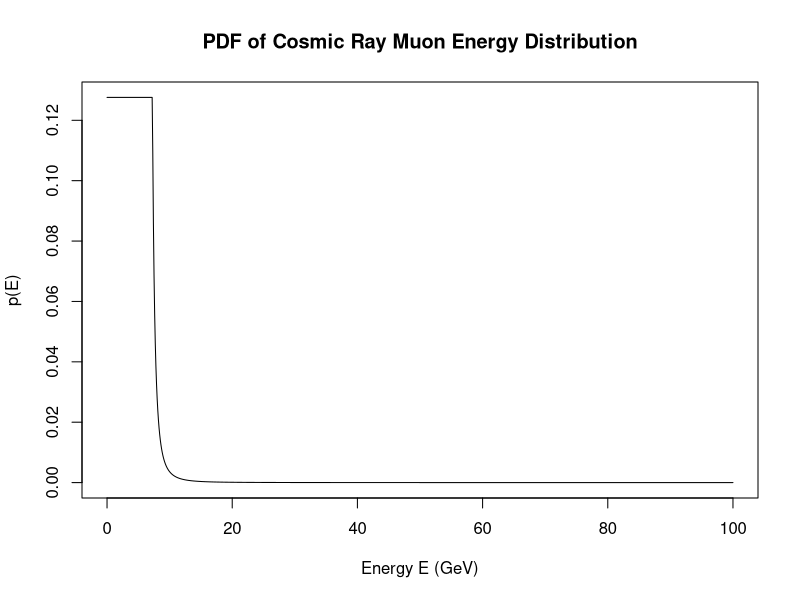
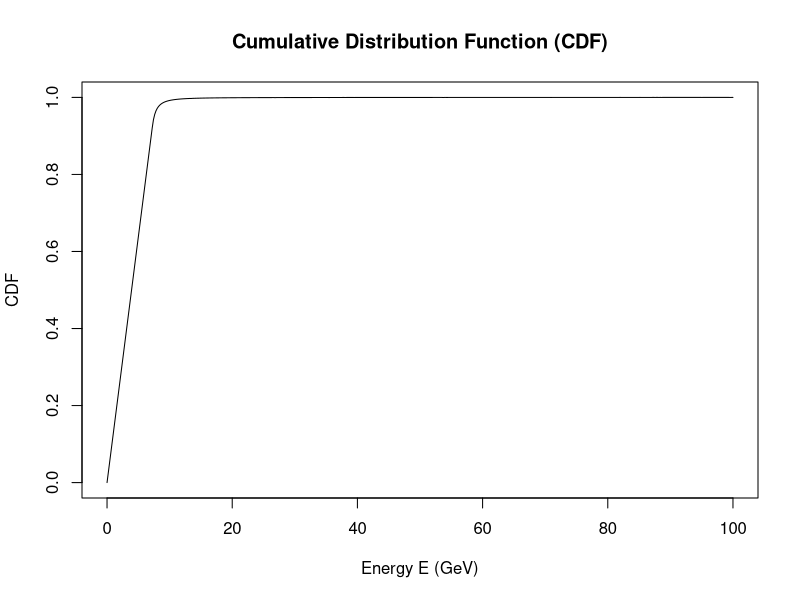
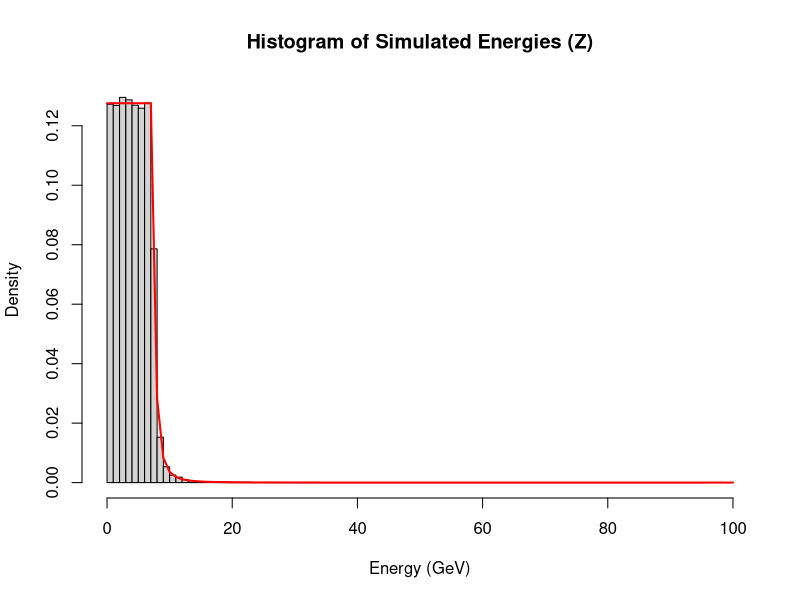

Write R code to recreate these figures, in order.
# Part a
E0 <- 7.25
gamma <- 2.7

f1 <- function(E) rep(1, length(E))
f2 <- function(E) (E - E0 + 1)^(-gamma)
int1 <- integrate(f1, lower = 0, upper = E0)$value
int2 <- integrate(f2 , lower=E0, upper=Inf)$value

total_area <- int1 + int2

N <- 1/total_area

cat("Normalization constant N =", N, "\n")

# Part b
p_E <- function(E) {ifelse (E < E0, N, N * (E - E0 + 1)^(-gamma))}

curve(p_E, from=0, to=100, n=1000, ylab = "p(E)", xlab = "Energy E (GeV)", main = "PDF of Cosmic Ray Muon Energy Distribution")

# Part c
cdf_E <- function(E) {
  sapply(E, function(x) integrate(p_E, lower = 0, upper=x)$value)
}
E_vals <- seq(0, 100, length.out=500)

cdf_vals <- cdf_E(E_vals)

plot(E_vals, cdf_vals, type = "l",xlab = "Energy E (GeV)", ylab = "CDF", main = "Cumulative Distribution Function (CDF)")

# Part d
mean_integrand <- function(E) {
  E * ifelse(E < E0, N, N * (E - E0 + 1)^(-gamma))
}
mean_val <- integrate(mean_integrand, lower= 0, upper= Inf)$value

cat("Mean energy (expected value) =", mean_val, "GeV\n")

# Part e
set.seed(42)
sample_size <- 1e6
max_E <- 100

accepted <- c()
while(length(accepted) < sample_size) {
  E_candidate <- runif(sample_size, min=0, max=max_E)
  u <- runif(sample_size)
  p_vals <- p_E(E_candidate)
  accept <- E_candidate[u < p_vals/N]
  accepted <- c(accepted, accept)
  accepted <- accepted[1:sample_size]
}

hist(accepted, breaks= 100, probability= TRUE, main = "Histogram of Simulated Energies (Z)", xlab = "Energy (GeV)", xlim = c(0, 100))
curve(p_E, from = 0, to = 100, add = TRUE, col = "red", lwd=2)